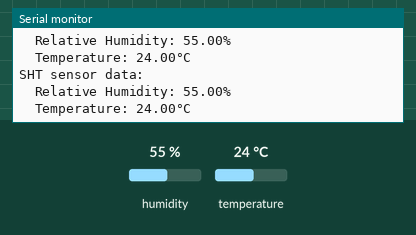
Recording of a sketch running on a simulated Arduino Uno, built with avr-gcc and run on an emulated ATmega328P. Shown: the last lines printed to the serial monitor. The inputs (shaded band) are chosen by the test bench; at power-on: humidity 55 %, temperature 24 °C.

Above: at 2.2 s.
2.3 s: humidity set to 22 %
At 3.6 s:
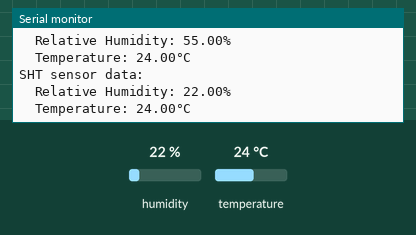
3.8 s: temperature set to 12 °C
At 4.9 s:
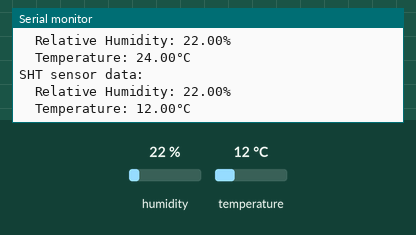
5.3 s: humidity set to 40 %
At 7.0 s:
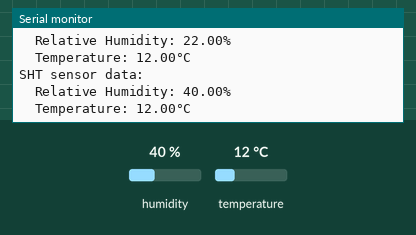
Timing chart, 0 to 8.5 s (numbered marks = the images above; inputs shaded):
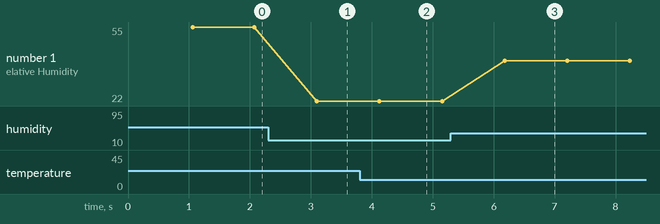

The sketch:

temp.ino
```cpp
#include <Wire.h>
#include "SHTSensor.h"

SHTSensor sht(0x70); // Set I2C address to 0x70

void setup() {
  Wire.begin();
  Serial.begin(9600);
  delay(1000); // let serial console settle

  if (sht.init()) {
      Serial.println("SHT sensor initialized successfully.");
  } else {
      Serial.println("Failed to initialize SHT sensor.");
  }
  sht.setAccuracy(SHTSensor::SHT_ACCURACY_MEDIUM); // only supported by SHT3x
}

void loop() {
  if (sht.readSample()) {
      Serial.println("SHT sensor data:");
      Serial.print("  Relative Humidity: ");
      Serial.print(sht.getHumidity(), 2);
      Serial.println("%");
      Serial.print("  Temperature: ");
      Serial.print(sht.getTemperature(), 2);
      Serial.println("°C");
  } else {
      Serial.println("Error reading data from SHT sensor.");
  }

  delay(1000);
}
```

Measured:
- after the input at 2.3 s, the serial monitor: prints a new line after 0.80 s (image 1)
- after the input at 3.8 s, the serial monitor: prints a new line after 0.36 s (image 2)
- after the input at 5.3 s, the serial monitor: prints a new line after 0.88 s (image 3)
- plotted number 1: 55 → 22 after the input at 2.3 s, 22 → 40 after the input at 5.3 s
